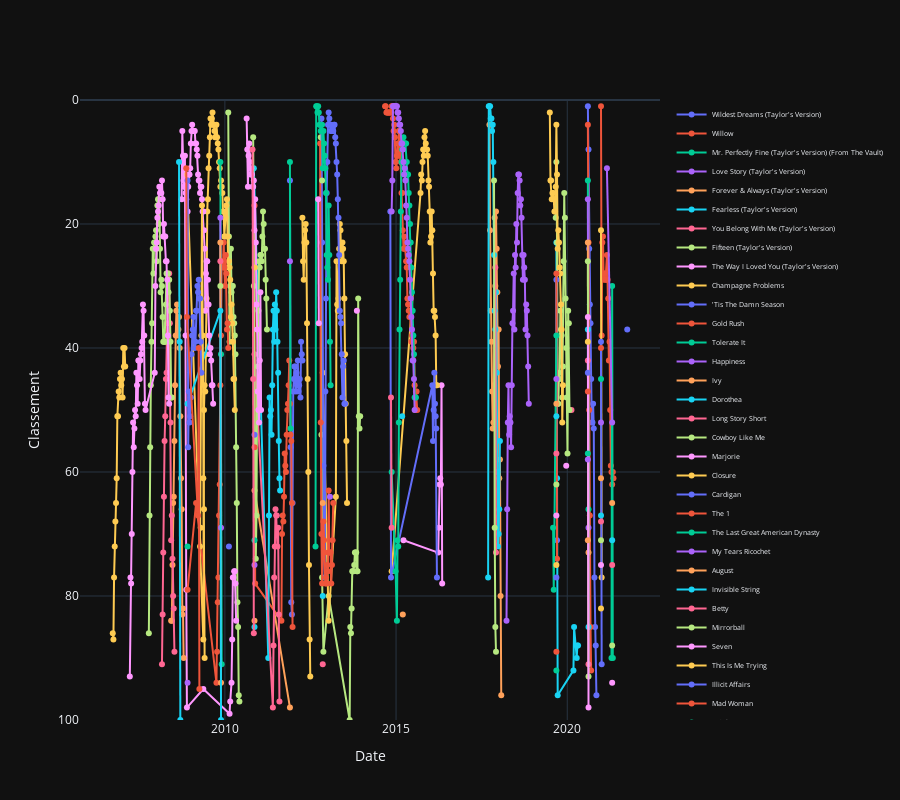

The code cell stored with this chart in its notebook:
### Code cell
show_music_of_artist(df, "Taylor Swift")
